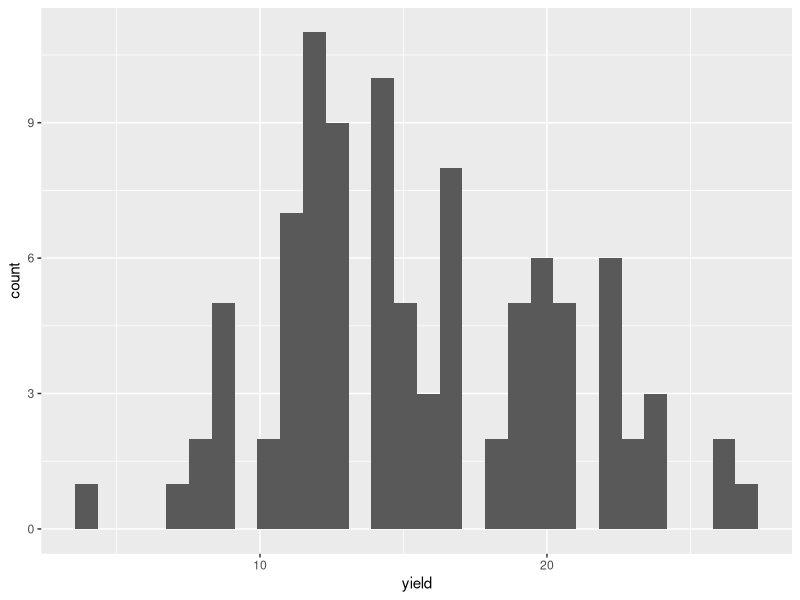
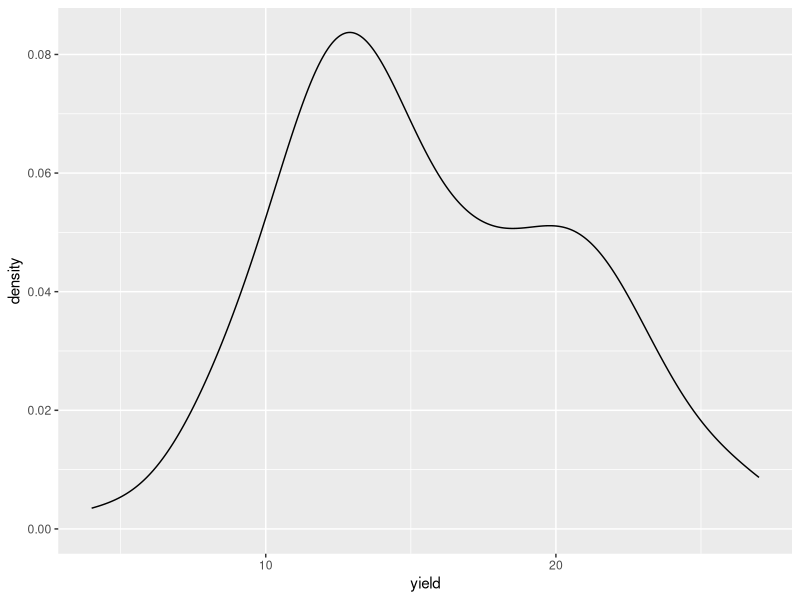
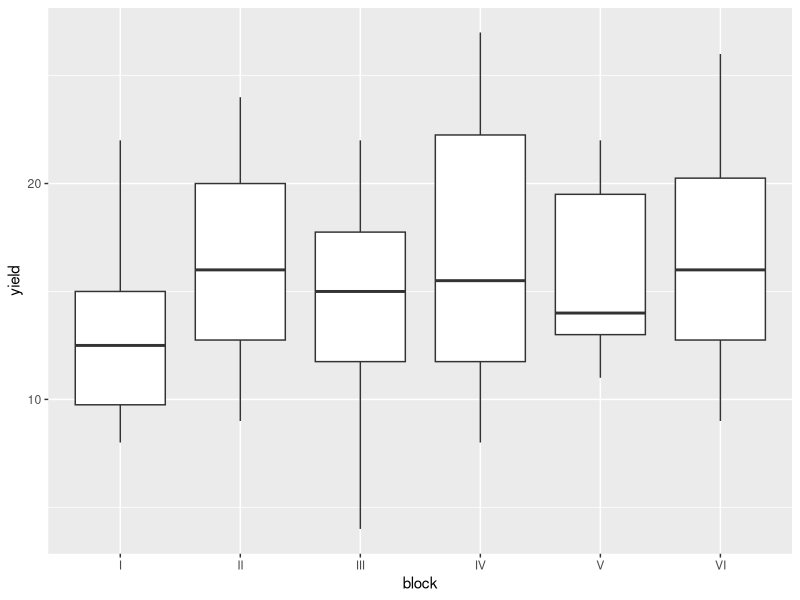
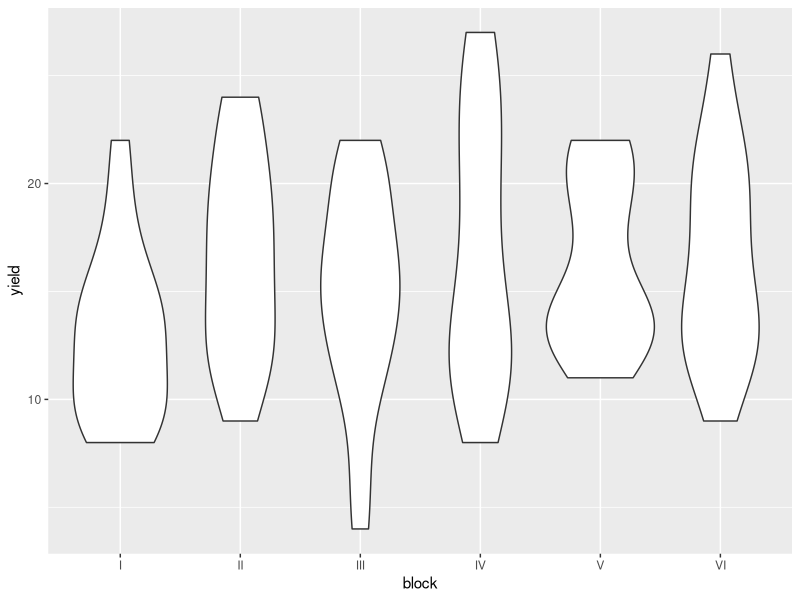

Write R code to recreate these figures, in order.
######################
# R Club meeting one #
######################

# 3) R terminology
# Object
a<- c(1,4,7,9)
a

# Functions
help()
help("mean")
mean(a)

# Arguments within functions
mean(x=a)

# Package installation
install.packages("ggplot2")

# Loading packages
library(ggplot2)

# 4) Importing a dataset
# Setting working directory
setwd("/Users/lmbastos/Dropbox/1 - UNL/AHGSA/R Club/Meeting #01/data")

# Reading cotton dataset and saving it to object called "cotton"
cotton <- read.csv("cotton.csv") 

# Variable types
summary(cotton)
str(cotton)
class(cotton$lineage)

# Resampling a dataset
# First row only
cotton[1,]

# First column only
cotton[,1]

# Rows 1 through 4 and columns 1 through 3
cotton[1:4,1:3]

# Rows 1 and 4 and columns 1 and 5
cotton[c(1,4),c(1,5)]

# 5) Exploratory statistical analysis
# Histogram
ggplot(data=cotton, aes(x=yield))+
  geom_histogram()

# Density plot
ggplot(data=cotton, aes(x=yield))+
  geom_density()

# Boxplot
ggplot(data=cotton, aes(x=block, y=yield))+
  geom_boxplot()

# Violin plot
ggplot(data=cotton, aes(x=block, y=yield))+
  geom_violin()







